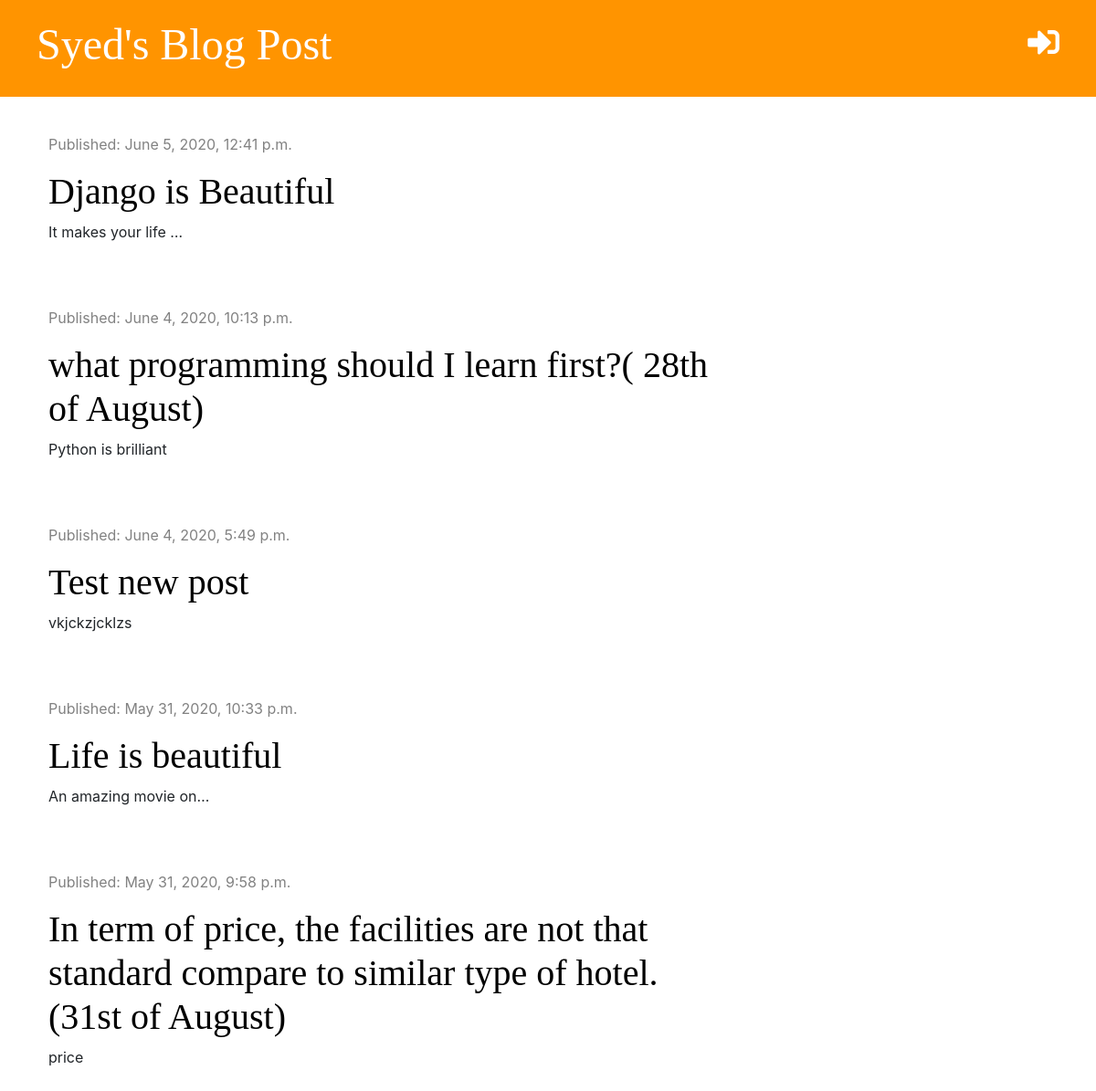
The app's page /, older data.
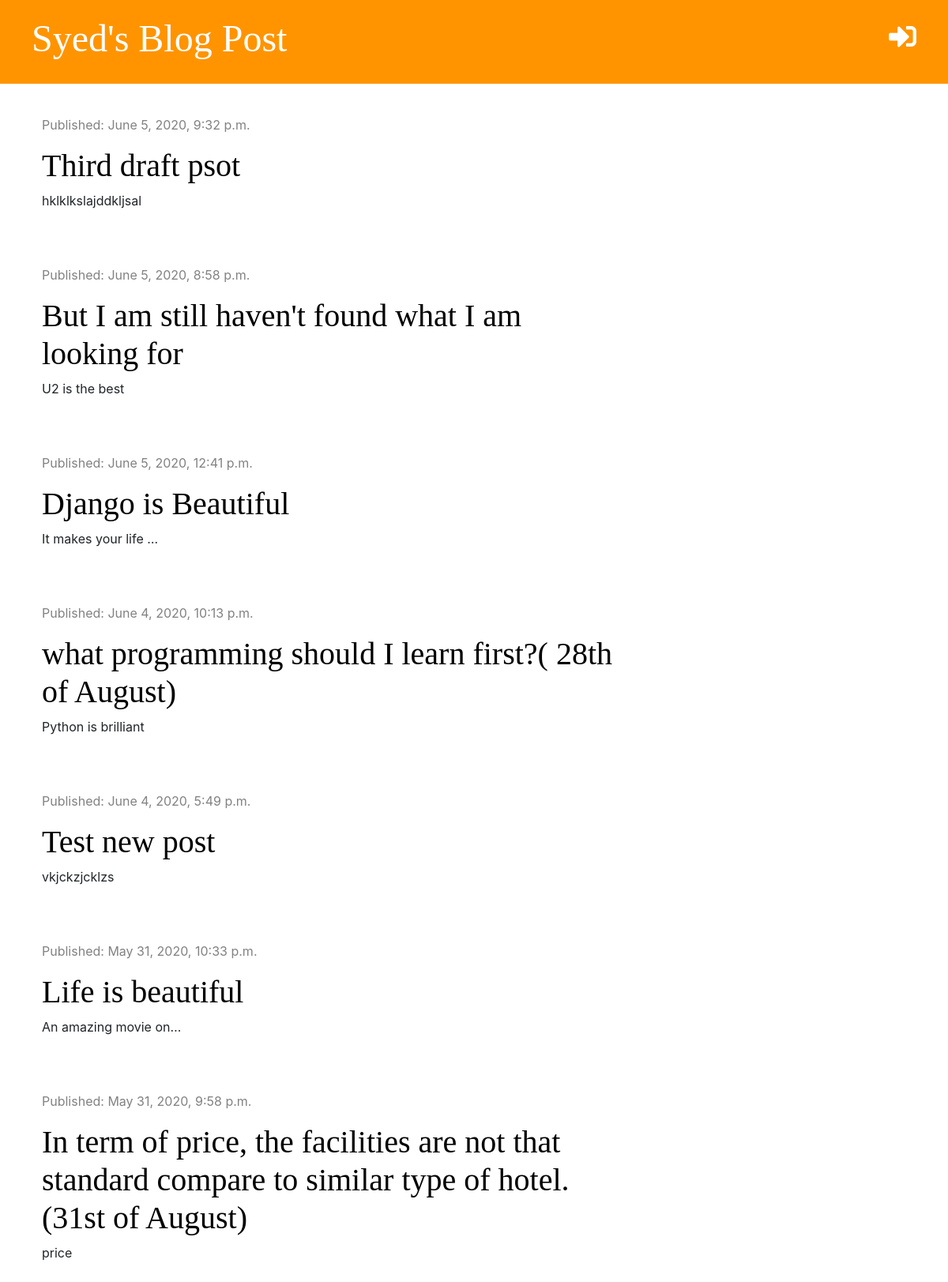
The same page, newer data.
### blog/models.py (models this page shows, shortened)
class Post(models.Model):
    auther=models.ForeignKey('auth.User',on_delete=models.CASCADE)
    title=models.CharField(max_length=200)
    text=models.TextField()
    created_date=models.DateTimeField(default=timezone.now)
    published_date=models.DateTimeField( blank=True, null=True)

### blog/views.py (the view)
# urls.py: path('',views.post_list,name='post_list'),
def post_list(request):
    posts= Post.objects.filter(published_date__lte=timezone.now()).order_by('-published_date')
    stuff_for_frontend={'posts':posts}
    return render(request,'blog/post_list.html', stuff_for_frontend)

### blog/templates/blog/post_list.html (shortened to what this page needs)
{% extends 'blog/base.html'%}
{% block content %}
    {%for post in posts %}
    <div class='post'>
        <div class="date">
            <p> Published: {{post.published_date}}</p>
        </div>
       <h2><a href="{% url 'post_detail' pk=post.pk %}"> {{post.title}} </a> </h2>
       <p> {{post.text|truncatechars:20 |linebreaksbr}}</p>
    </div>
    {%endfor%}
{% endblock %}

Row changes from the older to the newer data that the page shows:
added Post: published_date "June 5, 2020, 9:32 p.m.", title "Third draft psot", text "hklklkslajddkljsal"
added Post: published_date "June 5, 2020, 8:58 p.m.", title "But I am still haven't found what I am looking for", text "U2 is the best"
